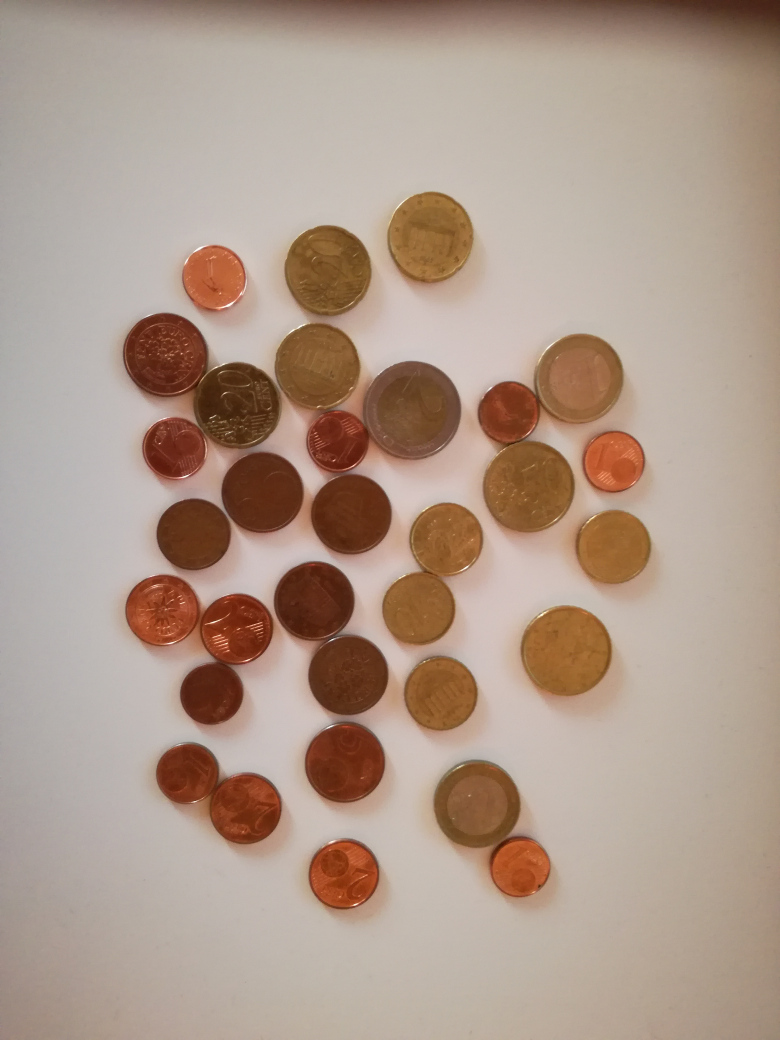
#> input picture slike/huawei P9 Lite/IMG_20171030_161612.jpg, 3120 x 4160 px (shown at 1/4 size)
$ python edge.py --images 'slike/huawei P9 Lite'
#> lines starting #> are read from the running program, lines starting #| are printed output that depends on the picture; after the words box and inside, x2 and y2 are one past the last pixel; in counts of white or black regions, pixels touching at a corner belong together
import cv2
import argparse
import numpy as np
import glob
# from matplotlib import pyplot as plt
from skimage.transform import hough_circle, hough_circle_peaks
from skimage import img_as_float
import sys
import copy

np.set_printoptions(threshold=np.nan)

import uuid


def show_image(img, title=""):
    cv2.namedWindow(title, cv2.WINDOW_NORMAL)
    cv2.resizeWindow(title, 1280, 720)

    cv2.imshow(title, img)
    key = cv2.waitKey(0)
    cv2.destroyAllWindows()

    if key == 27:
        sys.exit()

    if key == 115:
        # save
        print("saving")
        znj = uuid.uuid4()
        cv2.imwrite(str(znj) + ".png", img)


# https://stackoverflow.com/a/45196250
# https://www.pyimagesearch.com/2015/04/06/zero-parameter-automatic-canny-edge-detection-with-python-and-opencv/
def auto_canny_threshold(image, sigma=0.33):
    # compute the median of the single channel pixel intensities
    v = np.median(image)

    # calculate lower and upper bou
    # lower = int(max(0, (1.0 - sigma) * v))
    upper = int(min(255, (1.0 + sigma) * v))
    lower = int(max(0, upper // 2))
    # print("madian= " + str(v) + "  lower=" + str(lower) + "  upper=" + str(upper))

    return lower, upper


# uporabimo otsu threshold in 0.X*otsu
# [44 lines left out: functions auto_canny_threshold_otsu, get_circles_old, not called in this run]


# http://scikit-image.org/docs/stable/api/skimage.transform.html#hough-circle
# http://scikit-image.org/docs/dev/api/skimage.transform.html#hough-circle-peaks
def get_circles(edge_img):
    # predn gremo po kroge, zmanjšamo rezolucijo
    # naj bo pod 1000xNekaj
    faktor = 1
    if max(edge_img.shape) > 1000:
        faktor = 1 / (max(edge_img.shape) // 500)
    small = cv2.resize(edge_img, (0, 0), fx=faktor, fy=faktor)

    small = img_as_float(small)
    # circels
    radii = np.arange(10, 50, 1)  # TODO: max in min radij sta odvisa od tega kak daleč je kamera od kovancev. Bi se dalo to nekak ugotovit??? Da nimamo hardcoded vrednosti
    hspace = hough_circle(small, radii, normalize=False, full_output=False)
    # threshold: Minimum intensity of peaks in each Hough space. Default is (0.5 * np.amax(hspace)).
    accums, cx, cy, rad = hough_circle_peaks(hspace, radii, min_xdistance=30, min_ydistance=30, threshold=(0.375 * np.amax(hspace)), num_peaks=np.inf, total_num_peaks=np.inf, normalize=False)

    # '''test'''
    # for a, x, y, r in zip(accums, cx, cy, rad):
    #     # print(str(circle))
    #     cv2.circle(small, (x, y), r, (255, 0, 0), 1, cv2.LINE_AA)
    # show_image(small, 'small test image')
    # '''test'''

    # skaliraj nazaj
    f = int(1 / faktor)
    cx = cx * f
    cy = cy * f
    rad = rad * f

    # izločimo bližnje kroge
    # meja = 70**2
    circles = list(zip(accums, cx, cy, rad))
    to_remove = []
    meja = 70**2
    for i in range(len(circles)):
        # meja = (circles[i][3] - 10)**2  # meja je malo manj kot radius - torej prečekiramo vse bližnje kroge glede na krog
        for j in range(i + 1, len(circles)):
            if (circles[i][1] - circles[j][1])**2 + (circles[i][2] - circles[j][2])**2 < meja:  # če sta dovolj blizu
                if circles[i][0] < circles[j][0]:  # izločimo onega z manjšim akumulatorjem
                    to_remove.append(i)
                else:
                    to_remove.append(j)

    to_remove = np.unique(np.array(to_remove))
    to_remove = np.sort(to_remove)
    to_remove = to_remove[::-1]  # reverse list

    for ix in to_remove:
        del circles[ix]
    # print("circles: " + str(circles))

    return circles


if __name__ == '__main__':
    # main here
    # parse input
    parser = argparse.ArgumentParser(description='Edge detector')
    parser.add_argument('-i', '--images', required=True, help='Path to images (directory)')

    args = parser.parse_args()

    dirname = args.images

    # loop over all images
    extensions = ("*.pgn", "*.jpg", "*.jpeg", "*.JPG")
    list_e = []
    for extension in extensions:
        list_e.extend(glob.glob(dirname + "/"+extension))
    list_e.sort()  # da bo po abecedi

    for filename in list_e:

        # read image
        img = cv2.imread(filename)
#> img is the input picture: shape (4160, 3120, 3); mean B, G, R 138.3, 152.9, 174.2

        # show image
        # show_image(img, 'original')

        # predpriprava
        gray_img = cv2.cvtColor(img, cv2.COLOR_BGR2GRAY)

        luv_img = cv2.cvtColor(img, cv2.COLOR_BGR2LUV)
#> luv_img: shape (4160, 3120, 3); mean of channels 0, 1, 2 164.1, 107.2, 148.5
        luv_l, luv_u, luv_v = cv2.split(luv_img)
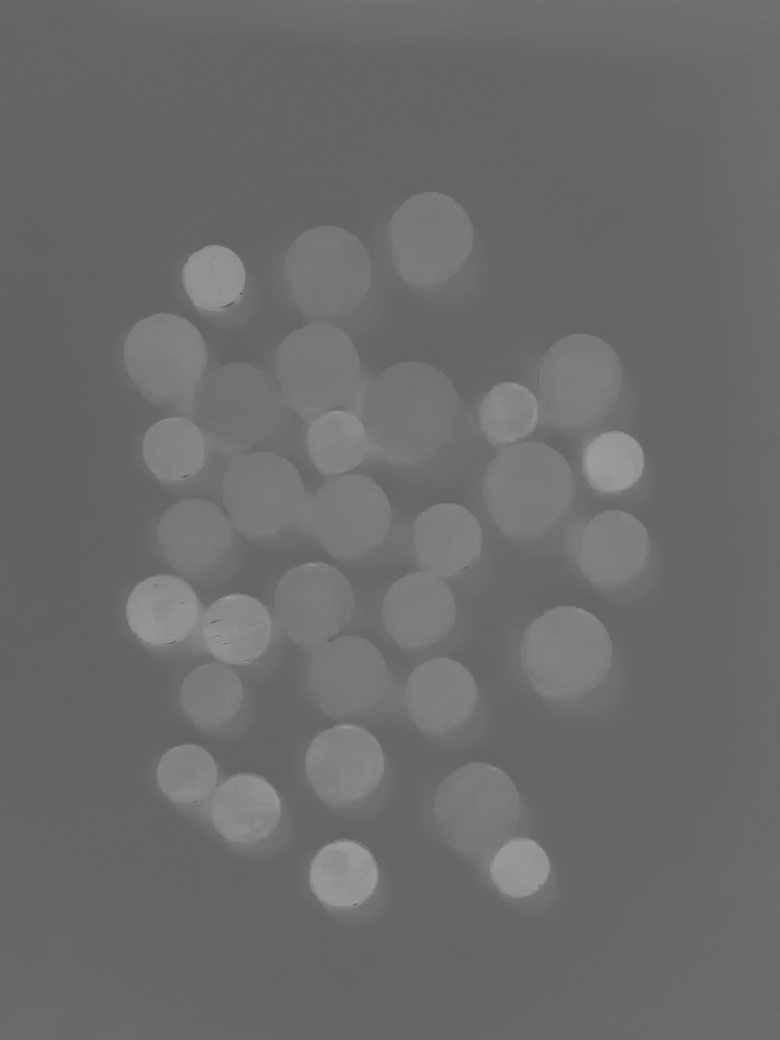
#> luv_u: shape (4160, 3120) (shown at 1/4 size); min 96, max 160, mean 107.2
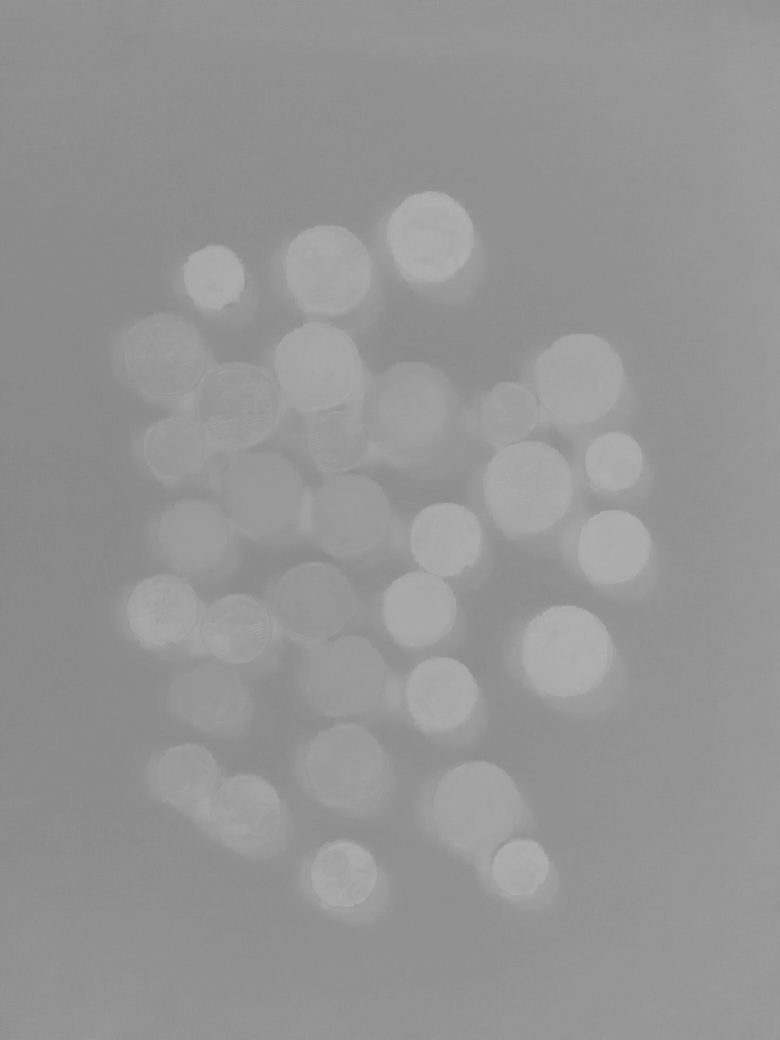
#> luv_v: shape (4160, 3120) (shown at 1/4 size); min 122, max 182, mean 148.5

        # canny edge
        # cv2.Canny(image, threshold1, threshold2[, edges[, apertureSize[, L2gradient]]]) → edges

        threshold1, threshold2 = auto_canny_threshold(gray_img)
#> in auto_canny_threshold, `v = np.median(image)`: v = 174
#> in auto_canny_threshold, `upper = int(min(255, (1.0 + sigma) * v))`: upper = 231
#> in auto_canny_threshold, `lower = int(max(0, upper // 2))`: lower = 115
#> threshold1 = 115; threshold2 = 231
        # threshold1, threshold2 = auto_canny_threshold_otsu(gray_img)

        gray_edges = cv2.Canny(gray_img, threshold1, threshold2)
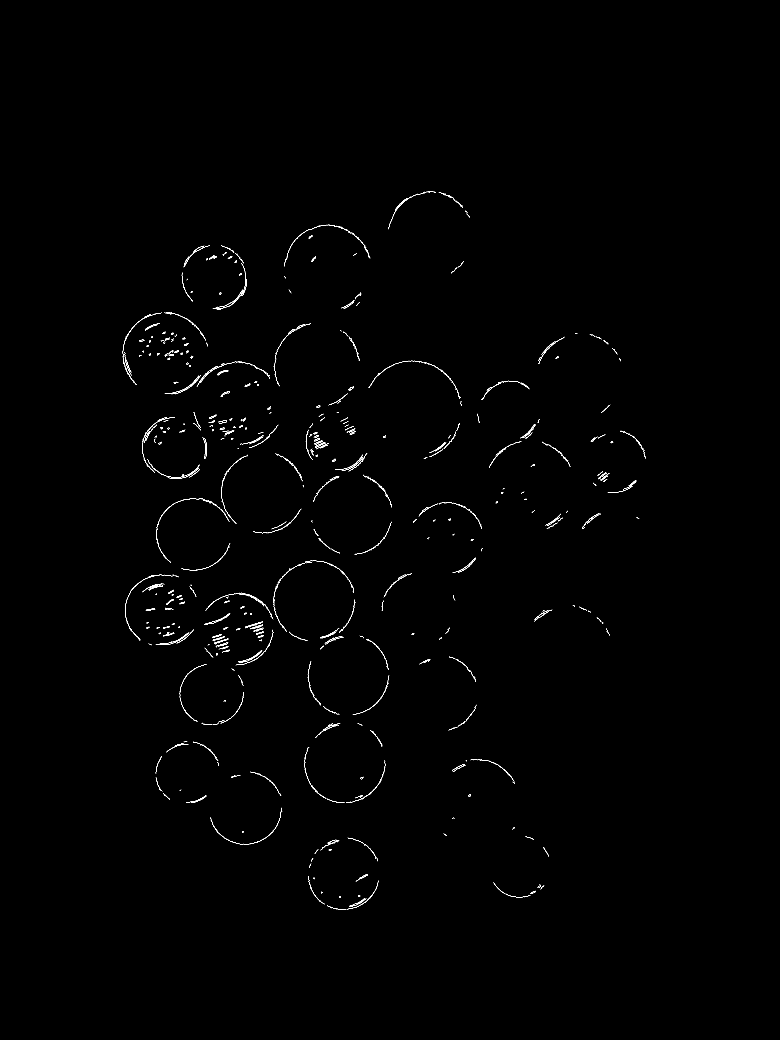
#> gray_edges: shape (4160, 3120) (shown at 1/4 size); 0.28% white in thin lines or dots, all inside (x1, y1, x2, y2) = (489, 765, 2583, 3640)
        # show_image(gray_edges, 'Canny nad grayscale')

        # luv_u
        threshold1, threshold2 = auto_canny_threshold(luv_u, sigma=-0.75)
#> threshold1 = 12; threshold2 = 25
        luv_u_edges = cv2.Canny(luv_u, threshold1, threshold2)
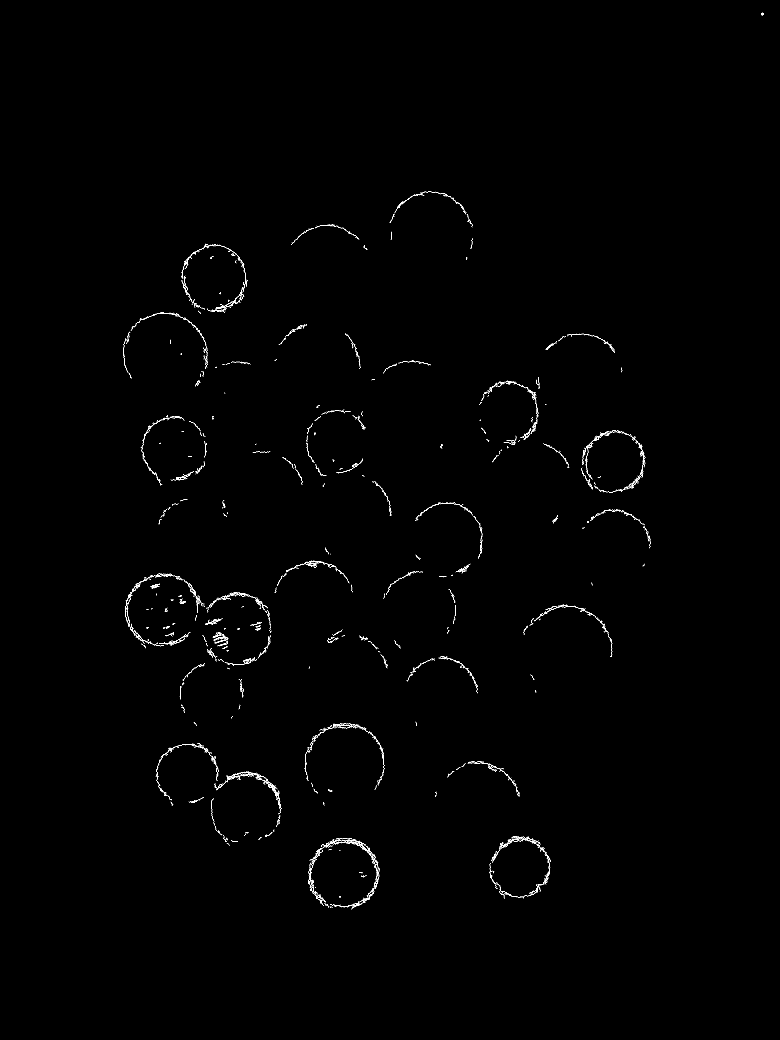
#> luv_u_edges: shape (4160, 3120) (shown at 1/4 size); 0.28% white in thin lines or dots, all inside (x1, y1, x2, y2) = (493, 51, 3053, 3637)
        # show_image(luv_u_edges, 'luv u edges')

        # luv_v
        threshold1, threshold2 = auto_canny_threshold(luv_v, sigma=-0.75)
#> threshold1 = 18; threshold2 = 36
        luv_v_edges = cv2.Canny(luv_u, threshold1, threshold2)
#> luv_v_edges: shape (4160, 3120); 0.14% white in thin lines or dots, all inside (x1, y1, x2, y2) = (493, 52, 3051, 3629)
        # show_image(luv_v_edges, 'luv v edges')

        m = cv2.merge((gray_edges, luv_u_edges, luv_v_edges))  # samo za pokazat
#> m: shape (4160, 3120, 3); mean of channels 0, 1, 2 0.7, 0.7, 0.4
        # show_image(m, 'blue=gray_edges, green=luv u, red=luv v')

        merged_edges = cv2.add(cv2.add(gray_edges, luv_u_edges), luv_v_edges)  # skrbi za overflow
#> merged_edges: shape (4160, 3120); 0.52% white in thin lines or dots, all inside (x1, y1, x2, y2) = (489, 51, 3053, 3640)

        # probamo še Hough circles
        circles = get_circles(merged_edges)  # accumulator_value, x_coord, y_coord, radius (circles so najboljši iz okolice, all_circles so vsi)
#> in get_circles, `small = cv2.resize(edge_img, (0, 0), fx=faktor, fy=faktor)`:
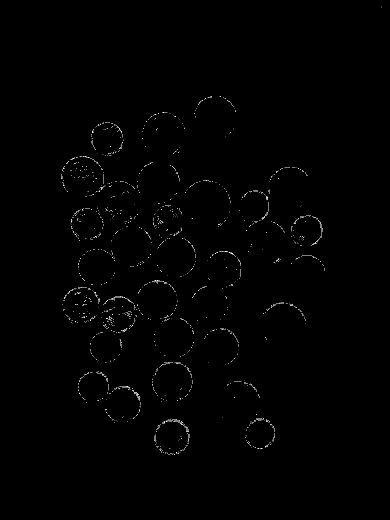
#> small: shape (520, 390); min 0, max 255, mean 1.6
#> in get_circles, `accums, cx, cy, rad = hough_circle_peaks(hspace, radii, min_xdistance=..`: accums = 26 values, max 76 at index 0, min 30 at index 25, mean 42.58; cx = 26 values, max 306 at index 6, min 81 at index 11, mean 177.9; cy = 26 values, max 436 at index 0, min 117 at index 24, mean 278.1; rad = 26 values, max 46 at index 21, min 14 at index 5, mean 21.38
#> in get_circles, `cx = cx * f`: cx = 26 values, max 2448 at index 6, min 648 at index 11, mean 1423.1
#> in get_circles, `cy = cy * f`: cy = 26 values, max 3488 at index 0, min 936 at index 24, mean 2224.6
#> in get_circles, `rad = rad * f`: rad = 26 values, max 368 at index 21, min 112 at index 5, mean 171.1
#> in get_circles, `circles = list(zip(accums, cx, cy, rad))`: circles = 26 items, first 6: (76, 1376, 3488, 136), (63, 656, 1416, 168), (54, 1376, 3056, 160), (50, 976, 3232, 144), (50, 856, 1104, 128), (48, 2080, 3472, 112)
#> the loop in get_circles, `for i in range(len(circles)):` made 26 passes
#> after the loop in get_circles, `for i in range(len(circles)):`: to_remove = []
#> in get_circles, `to_remove = np.unique(np.array(to_remove))`: to_remove = empty array

        # print(str(accums))

        # draw circles
        image_with_circles = copy.copy(img)  # kopija
        for a, x, y, r in circles:
            cv2.circle(image_with_circles, (x, y), r, (0, 0, 255), 8, cv2.LINE_AA)
#> this loop made 26 passes
#> (a, x, y, r) on passes 1 to 12: (76, 1376, 3488, 136), (63, 656, 1416, 168), (54, 1376, 3056, 160), (50, 976, 3232, 144), (50, 856, 1104, 128), (48, 2080, 3472, 112), (47, 2448, 1840, 120), (46, 944, 2512, 144), (44, 696, 1792, 128), (44, 1256, 2400, 160), (44, 1400, 2056, 160), (44, 648, 2440, 144)
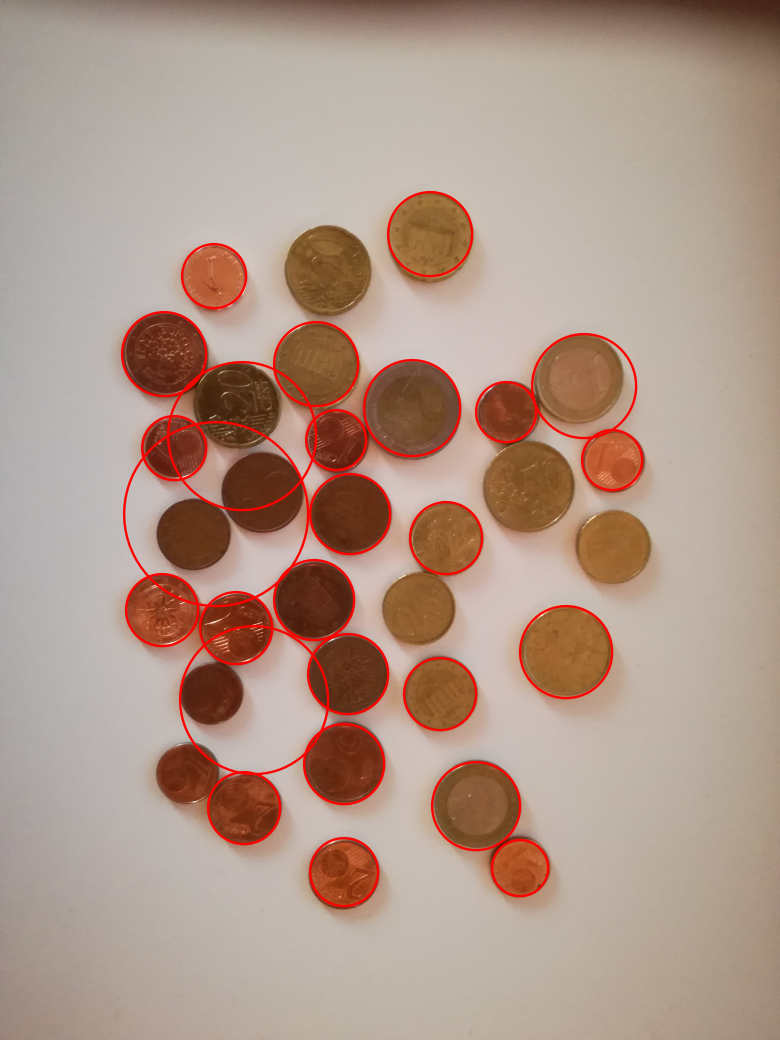
#> image_with_circles: shape (4160, 3120, 3) (shown at 1/4 size); mean B, G, R 136.5, 150.7, 176.3
        # print(str(accums))
        show_image(image_with_circles, "all circles")
#> (key Esc is pressed here)
#> (the program exits here)
